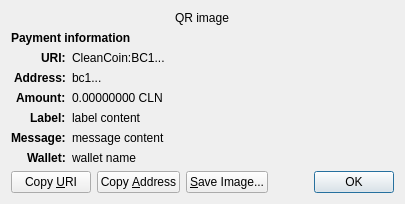
<?xml version="1.0" encoding="UTF-8"?>
<ui version="4.0">
 <class>ReceiveRequestDialog</class>
 <widget class="QDialog" name="ReceiveRequestDialog">
  <property name="geometry">
   <rect>
    <x>0</x>
    <y>0</y>
    <width>413</width>
    <height>229</height>
   </rect>
  </property>
  <property name="windowTitle">
   <string>Request payment to ...</string>
  </property>
  <layout class="QGridLayout" name="gridLayout" columnstretch="0,1">
   <property name="sizeConstraint">
    <enum>QLayout::SetFixedSize</enum>
   </property>
   <item row="0" column="0" colspan="2" alignment="Qt::AlignHCenter">
    <widget class="QRImageWidget" name="qr_code">
     <property name="text">
      <string notr="true">QR image</string>
     </property>
     <property name="textInteractionFlags">
      <set>Qt::NoTextInteraction</set>
     </property>
    </widget>
   </item>
   <item row="1" column="0" colspan="2">
    <widget class="QLabel" name="payment_header">
     <property name="font">
      <font>
       <weight>75</weight>
       <bold>true</bold>
      </font>
     </property>
     <property name="text">
      <string>Payment information</string>
     </property>
     <property name="textInteractionFlags">
      <set>Qt::NoTextInteraction</set>
     </property>
    </widget>
   </item>
   <item row="2" column="0" alignment="Qt::AlignRight|Qt::AlignTop">
    <widget class="QLabel" name="uri_tag">
     <property name="font">
      <font>
       <weight>75</weight>
       <bold>true</bold>
      </font>
     </property>
     <property name="text">
      <string notr="true">URI:</string>
     </property>
     <property name="textFormat">
      <enum>Qt::PlainText</enum>
     </property>
     <property name="textInteractionFlags">
      <set>Qt::NoTextInteraction</set>
     </property>
    </widget>
   </item>
   <item row="2" column="1" alignment="Qt::AlignTop">
    <widget class="QLabel" name="uri_content">
     <property name="text">
      <string notr="true">CleanCoin:BC1...</string>
     </property>
     <property name="textFormat">
      <enum>Qt::RichText</enum>
     </property>
     <property name="wordWrap">
      <bool>true</bool>
     </property>
     <property name="textInteractionFlags">
      <set>Qt::TextSelectableByMouse</set>
     </property>
    </widget>
   </item>
   <item row="3" column="0" alignment="Qt::AlignRight|Qt::AlignTop">
    <widget class="QLabel" name="address_tag">
     <property name="font">
      <font>
       <weight>75</weight>
       <bold>true</bold>
      </font>
     </property>
     <property name="text">
      <string>Address:</string>
     </property>
     <property name="textInteractionFlags">
      <set>Qt::NoTextInteraction</set>
     </property>
    </widget>
   </item>
   <item row="3" column="1" alignment="Qt::AlignTop">
    <widget class="QLabel" name="address_content">
     <property name="text">
      <string notr="true">bc1...</string>
     </property>
     <property name="textFormat">
      <enum>Qt::PlainText</enum>
     </property>
     <property name="textInteractionFlags">
      <set>Qt::TextSelectableByMouse</set>
     </property>
    </widget>
   </item>
   <item row="4" column="0" alignment="Qt::AlignRight|Qt::AlignTop">
    <widget class="QLabel" name="amount_tag">
     <property name="font">
      <font>
       <weight>75</weight>
       <bold>true</bold>
      </font>
     </property>
     <property name="text">
      <string>Amount:</string>
     </property>
     <property name="textInteractionFlags">
      <set>Qt::NoTextInteraction</set>
     </property>
    </widget>
   </item>
   <item row="4" column="1" alignment="Qt::AlignTop">
    <widget class="QLabel" name="amount_content">
     <property name="text">
      <string notr="true">0.00000000 CLN</string>
     </property>
     <property name="textFormat">
      <enum>Qt::PlainText</enum>
     </property>
     <property name="textInteractionFlags">
      <set>Qt::TextSelectableByMouse</set>
     </property>
    </widget>
   </item>
   <item row="5" column="0" alignment="Qt::AlignRight|Qt::AlignTop">
    <widget class="QLabel" name="label_tag">
     <property name="font">
      <font>
       <weight>75</weight>
       <bold>true</bold>
      </font>
     </property>
     <property name="text">
      <string>Label:</string>
     </property>
     <property name="textInteractionFlags">
      <set>Qt::NoTextInteraction</set>
     </property>
    </widget>
   </item>
   <item row="5" column="1" alignment="Qt::AlignTop">
    <widget class="QLabel" name="label_content">
     <property name="text">
      <string notr="true">label content</string>
     </property>
     <property name="textFormat">
      <enum>Qt::PlainText</enum>
     </property>
     <property name="wordWrap">
      <bool>true</bool>
     </property>
     <property name="textInteractionFlags">
      <set>Qt::TextSelectableByMouse</set>
     </property>
    </widget>
   </item>
   <item row="6" column="0" alignment="Qt::AlignRight|Qt::AlignTop">
    <widget class="QLabel" name="message_tag">
     <property name="font">
      <font>
       <weight>75</weight>
       <bold>true</bold>
      </font>
     </property>
     <property name="text">
      <string>Message:</string>
     </property>
     <property name="textInteractionFlags">
      <set>Qt::NoTextInteraction</set>
     </property>
    </widget>
   </item>
   <item row="6" column="1" alignment="Qt::AlignTop">
    <widget class="QLabel" name="message_content">
     <property name="text">
      <string notr="true">message content</string>
     </property>
     <property name="textFormat">
      <enum>Qt::PlainText</enum>
     </property>
     <property name="wordWrap">
      <bool>true</bool>
     </property>
     <property name="textInteractionFlags">
      <set>Qt::TextSelectableByMouse</set>
     </property>
    </widget>
   </item>
   <item row="7" column="0" alignment="Qt::AlignRight|Qt::AlignTop">
    <widget class="QLabel" name="wallet_tag">
     <property name="font">
      <font>
       <weight>75</weight>
       <bold>true</bold>
      </font>
     </property>
     <property name="text">
      <string>Wallet:</string>
     </property>
     <property name="textInteractionFlags">
      <set>Qt::NoTextInteraction</set>
     </property>
    </widget>
   </item>
   <item row="7" column="1" alignment="Qt::AlignTop">
    <widget class="QLabel" name="wallet_content">
     <property name="text">
      <string notr="true">wallet name</string>
     </property>
     <property name="textFormat">
      <enum>Qt::PlainText</enum>
     </property>
     <property name="wordWrap">
      <bool>true</bool>
     </property>
     <property name="textInteractionFlags">
      <set>Qt::TextSelectableByMouse</set>
     </property>
    </widget>
   </item>
   <item row="8" column="0" colspan="2">
    <layout class="QHBoxLayout" name="horizontalLayout">
     <item>
      <widget class="QPushButton" name="btnCopyURI">
       <property name="text">
        <string>Copy &amp;URI</string>
       </property>
       <property name="autoDefault">
        <bool>false</bool>
       </property>
      </widget>
     </item>
     <item>
      <widget class="QPushButton" name="btnCopyAddress">
       <property name="text">
        <string>Copy &amp;Address</string>
       </property>
       <property name="autoDefault">
        <bool>false</bool>
       </property>
      </widget>
     </item>
     <item>
      <widget class="QPushButton" name="btnSaveAs">
       <property name="text">
        <string>&amp;Save Image...</string>
       </property>
       <property name="autoDefault">
        <bool>false</bool>
       </property>
      </widget>
     </item>
     <item>
      <spacer name="horizontalSpacer_2">
       <property name="orientation">
        <enum>Qt::Horizontal</enum>
       </property>
       <property name="sizeHint" stdset="0">
        <size>
         <width>40</width>
         <height>20</height>
        </size>
       </property>
      </spacer>
     </item>
     <item>
      <widget class="QDialogButtonBox" name="buttonBox">
       <property name="focusPolicy">
        <enum>Qt::StrongFocus</enum>
       </property>
       <property name="standardButtons">
        <set>QDialogButtonBox::Ok</set>
       </property>
      </widget>
     </item>
    </layout>
   </item>
  </layout>
 </widget>
 <customwidgets>
  <customwidget>
   <class>QRImageWidget</class>
   <extends>QLabel</extends>
   <header>qt/qrimagewidget.h</header>
  </customwidget>
 </customwidgets>
 <tabstops>
  <tabstop>buttonBox</tabstop>
  <tabstop>btnCopyURI</tabstop>
  <tabstop>btnCopyAddress</tabstop>
  <tabstop>btnSaveAs</tabstop>
 </tabstops>
 <resources/>
 <connections>
  <connection>
   <sender>buttonBox</sender>
   <signal>accepted()</signal>
   <receiver>ReceiveRequestDialog</receiver>
   <slot>accept()</slot>
   <hints>
    <hint type="sourcelabel">
     <x>135</x>
     <y>230</y>
    </hint>
    <hint type="destinationlabel">
     <x>135</x>
     <y>126</y>
    </hint>
   </hints>
  </connection>
 </connections>
</ui>
